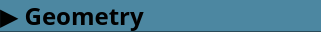
    <widget class="QGroupBox" name="groupBox_geometry">
     <property name="geometry">
      <rect>
       <x>0</x>
       <y>133</y>
       <width>321</width>
       <height>32</height>
      </rect>
     </property>
     <property name="font">
      <font>
       <family>AppleGothic</family>
       <pointsize>18</pointsize>
      </font>
     </property>
     <property name="styleSheet">
      <string notr="true">background-color: #091114;
border-radius: 0px;
</string>
     </property>
     <property name="title">
      <string/>
     </property>
     <property name="flat">
      <bool>false</bool>
     </property>
     <property name="checkable">
      <bool>false</bool>
     </property>
     <widget class="QGroupBox" name="groupBox">
      <property name="geometry">
       <rect>
        <x>0</x>
        <y>31</y>
        <width>321</width>
        <height>111</height>
       </rect>
      </property>
      <property name="font">
       <font>
        <family>AppleGothic</family>
       </font>
      </property>
      <property name="styleSheet">
       <string notr="true">background: qlineargradient(x1:0, y1:0, x2:0, y2:1, stop:0 #2a4b59, stop:0.1 #2a4b59, stop:1 #2a4b59);
</string>
      </property>
      <property name="title">
       <string>Rotate</string>
      </property>
      <property name="alignment">
       <set>Qt::AlignCenter</set>
      </property>
      <widget class="QSlider" name="x_rorate_slider">
       <property name="geometry">
        <rect>
         <x>30</x>
         <y>20</y>
         <width>221</width>
         <height>25</height>
        </rect>
       </property>
       <property name="styleSheet">
        <string notr="true">background: transparent;
border: 0px;
color: green;</string>
       </property>
       <property name="minimum">
        <number>-360</number>
       </property>
       <property name="maximum">
        <number>360</number>
       </property>
       <property name="orientation">
        <enum>Qt::Horizontal</enum>
       </property>
      </widget>
      <widget class="QSlider" name="y_rorate_slider">
       <property name="geometry">
        <rect>
         <x>30</x>
         <y>45</y>
         <width>221</width>
         <height>25</height>
        </rect>
       </property>
       <property name="styleSheet">
        <string notr="true">background: transparent;
border: 0px;
color: green;</string>
       </property>
       <property name="minimum">
        <number>-360</number>
       </property>
       <property name="maximum">
        <number>360</number>
       </property>
       <property name="orientation">
        <enum>Qt::Horizontal</enum>
       </property>
      </widget>
      <widget class="QSlider" name="z_rorate_slider">
       <property name="geometry">
        <rect>
         <x>30</x>
         <y>70</y>
         <width>221</width>
         <height>25</height>
        </rect>
       </property>
       <property name="styleSheet">
        <string notr="true">background: transparent;
border: 0px;
color: green;</string>
       </property>
       <property name="minimum">
        <number>-360</number>
       </property>
       <property name="maximum">
        <number>360</number>
       </property>
       <property name="orientation">
        <enum>Qt::Horizontal</enum>
       </property>
      </widget>
      <widget class="QLabel" name="label_3">
       <property name="geometry">
        <rect>
         <x>10</x>
         <y>17</y>
         <width>21</width>
         <height>31</height>
        </rect>
       </property>
       <property name="font">
        <font>
         <family>AppleGothic</family>
        </font>
       </property>
       <property name="styleSheet">
        <string notr="true">border: 0px;</string>
       </property>
       <property name="text">
        <string>X</string>
       </property>
       <property name="alignment">
        <set>Qt::AlignCenter</set>
       </property>
      </widget>
      <widget class="QLabel" name="label_4">
       <property name="geometry">
        <rect>
         <x>10</x>
         <y>43</y>
         <width>21</width>
         <height>31</height>
        </rect>
       </property>
       <property name="font">
        <font>
         <family>AppleGothic</family>
        </font>
       </property>
       <property name="styleSheet">
        <string notr="true">border: 0px;</string>
       </property>
       <property name="text">
        <string>Y</string>
       </property>
       <property name="alignment">
        <set>Qt::AlignCenter</set>
       </property>
      </widget>
      <widget class="QLabel" name="label_5">
       <property name="geometry">
        <rect>
         <x>10</x>
         <y>67</y>
         <width>21</width>
         <height>31</height>
        </rect>
       </property>
       <property name="font">
        <font>
         <family>AppleGothic</family>
        </font>
       </property>
       <property name="styleSheet">
        <string notr="true">border: 0px;</string>
       </property>
       <property name="text">
        <string>Z</string>
       </property>
       <property name="alignment">
        <set>Qt::AlignCenter</set>
       </property>
      </widget>
      <widget class="QDoubleSpinBox" name="x_rorate_spin">
       <property name="geometry">
        <rect>
         <x>259</x>
         <y>20</y>
         <width>61</width>
         <height>22</height>
        </rect>
       </property>
       <property name="styleSheet">
        <string notr="true">QDoubleSpinBox {
border: 1px solid black;
    border-radius: 5px;
    background: #757476;
    color: black;
}

QDoubleSpinBox::up-button, QDoubleSpinBox::down-button {
    background: qlineargradient(x1: 0, y1: 0, x2: 0, y2: 1, stop: 0 #757476, stop: 1 #5E5E5F);
    border: 1px solid black;
    border-radius: 5px;
    width: 12px;
}

QDoubleSpinBox::up-button {
    subcontrol-origin: border;
    subcontrol-position: top right;
}

QDoubleSpinBox::down-button {
    subcontrol-origin: border;
    subcontrol-position: bottom right;
}
QDoubleSpinBox::up-button:pressed, QDoubleSpinBox::down-button:pressed {
    background: #5E5E5F;
    border: 1px solid black;
}</string>
       </property>
       <property name="minimum">
        <double>-360.000000000000000</double>
       </property>
       <property name="maximum">
        <double>360.000000000000000</double>
       </property>
      </widget>
      <widget class="QDoubleSpinBox" name="y_rorate_spin">
       <property name="geometry">
        <rect>
         <x>259</x>
         <y>45</y>
         <width>61</width>
         <height>22</height>
        </rect>
       </property>
       <property name="styleSheet">
        <string notr="true">QDoubleSpinBox {
border: 1px solid black;
    border-radius: 5px;
    background: #757476;
    color: black;
}

QDoubleSpinBox::up-button, QDoubleSpinBox::down-button {
    background: qlineargradient(x1: 0, y1: 0, x2: 0, y2: 1, stop: 0 #757476, stop: 1 #5E5E5F);
    border: 1px solid black;
    border-radius: 5px;
    width: 12px;
}

QDoubleSpinBox::up-button {
    subcontrol-origin: border;
    subcontrol-position: top right;
}

QDoubleSpinBox::down-button {
    subcontrol-origin: border;
    subcontrol-position: bottom right;
}
QDoubleSpinBox::up-button:pressed, QDoubleSpinBox::down-button:pressed {
    background: #5E5E5F;
    border: 1px solid black;
}</string>
       </property>
       <property name="minimum">
        <double>-360.000000000000000</double>
       </property>
       <property name="maximum">
        <double>360.000000000000000</double>
       </property>
      </widget>
      <widget class="QDoubleSpinBox" name="z_rorate_spin">
       <property name="geometry">
        <rect>
         <x>259</x>
         <y>70</y>
         <width>61</width>
         <height>22</height>
        </rect>
       </property>
       <property name="styleSheet">
        <string notr="true">QDoubleSpinBox {
border: 1px solid black;
    border-radius: 5px;
    background: #757476;
    color: black;
}

QDoubleSpinBox::up-button, QDoubleSpinBox::down-button {
    background: qlineargradient(x1: 0, y1: 0, x2: 0, y2: 1, stop: 0 #757476, stop: 1 #5E5E5F);
    border: 1px solid black;
    border-radius: 5px;
    width: 12px;
}

QDoubleSpinBox::up-button {
    subcontrol-origin: border;
    subcontrol-position: top right;
}

QDoubleSpinBox::down-button {
    subcontrol-origin: border;
    subcontrol-position: bottom right;
}
QDoubleSpinBox::up-button:pressed, QDoubleSpinBox::down-button:pressed {
    background: #5E5E5F;
    border: 1px solid black;
}</string>
       </property>
       <property name="minimum">
        <double>-360.000000000000000</double>
       </property>
       <property name="maximum">
        <double>360.000000000000000</double>
       </property>
      </widget>
     </widget>
     <widget class="QGroupBox" name="groupBox_2">
      <property name="geometry">
       <rect>
        <x>0</x>
        <y>141</y>
        <width>321</width>
        <height>111</height>
       </rect>
      </property>
      <property name="font">
       <font>
        <family>AppleGothic</family>
       </font>
      </property>
      <property name="styleSheet">
       <string notr="true">background: qlineargradient(x1:0, y1:0, x2:0, y2:1, stop:0 #2a4b59, stop:0.1 #2a4b59, stop:1 #2a4b59);
</string>
      </property>
      <property name="title">
       <string>Position</string>
      </property>
      <property name="alignment">
       <set>Qt::AlignCenter</set>
      </property>
      <widget class="QSlider" name="x_pos_slider">
       <property name="geometry">
        <rect>
         <x>30</x>
         <y>20</y>
         <width>221</width>
         <height>25</height>
        </rect>
       </property>
       <property name="styleSheet">
        <string notr="true">background: transparent;
border: 0px;
color: green;</string>
       </property>
       <property name="minimum">
        <number>-100</number>
       </property>
       <property name="maximum">
        <number>100</number>
       </property>
       <property name="singleStep">
        <number>1</number>
       </property>
       <property name="orientation">
        <enum>Qt::Horizontal</enum>
       </property>
      </widget>
      <widget class="QSlider" name="y_pos_slider">
       <property name="geometry">
        <rect>
         <x>30</x>
         <y>45</y>
         <width>221</width>
         <height>25</height>
        </rect>
       </property>
       <property name="styleSheet">
        <string notr="true">background: transparent;
border: 0px;
color: green;</string>
       </property>
       <property name="minimum">
        <number>-100</number>
       </property>
       <property name="maximum">
        <number>100</number>
       </property>
       <property name="singleStep">
        <number>1</number>
       </property>
       <property name="orientation">
        <enum>Qt::Horizontal</enum>
       </property>
      </widget>
      <widget class="QSlider" name="z_pos_slider">
       <property name="geometry">
        <rect>
         <x>30</x>
         <y>70</y>
         <width>221</width>
         <height>25</height>
        </rect>
       </property>
       <property name="styleSheet">
        <string notr="true">background: transparent;
border: 0px;
color: green;</string>
       </property>
       <property name="minimum">
        <number>-100</number>
       </property>
       <property name="maximum">
        <number>100</number>
       </property>
       <property name="singleStep">
        <number>1</number>
       </property>
       <property name="orientation">
        <enum>Qt::Horizontal</enum>
       </property>
      </widget>
      <widget class="QLabel" name="label_6">
       <property name="geometry">
        <rect>
         <x>10</x>
         <y>18</y>
         <width>21</width>
         <height>31</height>
        </rect>
       </property>
       <property name="font">
        <font>
         <family>AppleGothic</family>
        </font>
       </property>
       <property name="styleSheet">
        <string notr="true">border: 0px;</string>
       </property>
       <property name="text">
        <string>X</string>
       </property>
       <property name="alignment">
        <set>Qt::AlignCenter</set>
       </property>
      </widget>
      <widget class="QLabel" name="label_7">
       <property name="geometry">
        <rect>
         <x>10</x>
         <y>44</y>
         <width>21</width>
         <height>31</height>
        </rect>
       </property>
       <property name="font">
        <font>
         <family>AppleGothic</family>
        </font>
       </property>
       <property name="styleSheet">
        <string notr="true">border: 0px;</string>
       </property>
       <property name="text">
        <string>Y</string>
       </property>
       <property name="alignment">
        <set>Qt::AlignCenter</set>
       </property>
      </widget>
      <widget class="QLabel" name="label_8">
       <property name="geometry">
        <rect>
         <x>10</x>
         <y>69</y>
         <width>21</width>
         <height>31</height>
        </rect>
       </property>
       <property name="font">
        <font>
         <family>AppleGothic</family>
        </font>
       </property>
       <property name="styleSheet">
        <string notr="true">border: 0px;</string>
       </property>
       <property name="text">
        <string>Z</string>
       </property>
       <property name="alignment">
        <set>Qt::AlignCenter</set>
       </property>
      </widget>
      <widget class="QDoubleSpinBox" name="z_pos_spin">
       <property name="geometry">
        <rect>
         <x>259</x>
         <y>70</y>
         <width>61</width>
         <height>22</height>
        </rect>
       </property>
       <property name="styleSheet">
        <string notr="true">QDoubleSpinBox {
border: 1px solid black;
    border-radius: 5px;
    background: #757476;
    color: black;
}

QDoubleSpinBox::up-button, QDoubleSpinBox::down-button {
    background: qlineargradient(x1: 0, y1: 0, x2: 0, y2: 1, stop: 0 #757476, stop: 1 #5E5E5F);
    border: 1px solid black;
    border-radius: 5px;
    width: 12px;
}

QDoubleSpinBox::up-button {
    subcontrol-origin: border;
    subcontrol-position: top right;
}

QDoubleSpinBox::down-button {
    subcontrol-origin: border;
    subcontrol-position: bottom right;
}
QDoubleSpinBox::up-button:pressed, QDoubleSpinBox::down-button:pressed {
    background: #5E5E5F;
    border: 1px solid black;
}</string>
       </property>
       <property name="minimum">
        <double>-100.000000000000000</double>
       </property>
       <property name="maximum">
        <double>100.000000000000000</double>
       </property>
       <property name="singleStep">
        <double>1.000000000000000</double>
       </property>
      </widget>
      <widget class="QDoubleSpinBox" name="x_pos_spin">
       <property name="geometry">
        <rect>
         <x>259</x>
         <y>20</y>
         <width>61</width>
         <height>22</height>
        </rect>
       </property>
       <property name="styleSheet">
        <string notr="true">QDoubleSpinBox {
border: 1px solid black;
    border-radius: 5px;
    background: #757476;
    color: black;
}

QDoubleSpinBox::up-button, QDoubleSpinBox::down-button {
    background: qlineargradient(x1: 0, y1: 0, x2: 0, y2: 1, stop: 0 #757476, stop: 1 #5E5E5F);
    border: 1px solid black;
    border-radius: 5px;
    width: 12px;
}

QDoubleSpinBox::up-button {
    subcontrol-origin: border;
    subcontrol-position: top right;
}

QDoubleSpinBox::down-button {
    subcontrol-origin: border;
    subcontrol-position: bottom right;
}
QDoubleSpinBox::up-button:pressed, QDoubleSpinBox::down-button:pressed {
    background: #5E5E5F;
    border: 1px solid black;
}</string>
       </property>
       <property name="minimum">
        <double>-100.000000000000000</double>
       </property>
       <property name="maximum">
        <double>100.000000000000000</double>
       </property>
       <property name="singleStep">
        <double>1.000000000000000</double>
       </property>
      </widget>
      <widget class="QDoubleSpinBox" name="y_pos_spin">
       <property name="geometry">
        <rect>
         <x>259</x>
         <y>45</y>
         <width>61</width>
         <height>22</height>
        </rect>
       </property>
       <property name="styleSheet">
        <string notr="true">QDoubleSpinBox {
border: 1px solid black;
    border-radius: 5px;
    background: #757476;
    color: black;
}

QDoubleSpinBox::up-button, QDoubleSpinBox::down-button {
    background: qlineargradient(x1: 0, y1: 0, x2: 0, y2: 1, stop: 0 #757476, stop: 1 #5E5E5F);
    border: 1px solid black;
    border-radius: 5px;
    width: 12px;
}

QDoubleSpinBox::up-button {
    subcontrol-origin: border;
    subcontrol-position: top right;
}

QDoubleSpinBox::down-button {
    subcontrol-origin: border;
    subcontrol-position: bottom right;
}
QDoubleSpinBox::up-button:pressed, QDoubleSpinBox::down-button:pressed {
    background: #5E5E5F;
    border: 1px solid black;
}</string>
       </property>
       <property name="minimum">
        <double>-100.000000000000000</double>
       </property>
       <property name="maximum">
        <double>100.000000000000000</double>
       </property>
       <property name="singleStep">
        <double>1.000000000000000</double>
       </property>
      </widget>
     </widget>
     <widget class="QGroupBox" name="groupBox_4">
      <property name="geometry">
       <rect>
        <x>0</x>
        <y>251</y>
        <width>321</width>
        <height>51</height>
       </rect>
      </property>
      <property name="font">
       <font>
        <family>AppleGothic</family>
       </font>
      </property>
      <property name="styleSheet">
       <string notr="true">background: qlineargradient(x1:0, y1:0, x2:0, y2:1, stop:0 #2a4b59, stop:0.1 #2a4b59, stop:1 #2a4b59);
</string>
      </property>
      <property name="title">
       <string>Scale</string>
      </property>
      <property name="alignment">
       <set>Qt::AlignCenter</set>
      </property>
      <widget class="QSlider" name="scale_slider">
       <property name="geometry">
        <rect>
         <x>30</x>
         <y>20</y>
         <width>221</width>
         <height>25</height>
        </rect>
       </property>
       <property name="styleSheet">
        <string notr="true">background: transparent;
border: 0px;
color: green;</string>
       </property>
       <property name="minimum">
        <number>10</number>
       </property>
       <property name="maximum">
        <number>1000</number>
       </property>
       <property name="singleStep">
        <number>10</number>
       </property>
       <property name="value">
        <number>100</number>
       </property>
       <property name="orientation">
        <enum>Qt::Horizontal</enum>
       </property>
      </widget>
      <widget class="QDoubleSpinBox" name="scale_spin">
       <property name="geometry">
        <rect>
         <x>259</x>
         <y>20</y>
         <width>61</width>
         <height>22</height>
        </rect>
       </property>
       <property name="styleSheet">
        <string notr="true">QDoubleSpinBox {
border: 1px solid black;
    border-radius: 5px;
    background: #757476;
    color: black;
}

QDoubleSpinBox::up-button, QDoubleSpinBox::down-button {
    background: qlineargradient(x1: 0, y1: 0, x2: 0, y2: 1, stop: 0 #757476, stop: 1 #5E5E5F);
    border: 1px solid black;
    border-radius: 5px;
    width: 12px;
}

QDoubleSpinBox::up-button {
    subcontrol-origin: border;
    subcontrol-position: top right;
}

QDoubleSpinBox::down-button {
    subcontrol-origin: border;
    subcontrol-position: bottom right;
}
QDoubleSpinBox::up-button:pressed, QDoubleSpinBox::down-button:pressed {
    background: #5E5E5F;
    border: 1px solid black;
}</string>
       </property>
       <property name="minimum">
        <double>10.000000000000000</double>
       </property>
       <property name="maximum">
        <double>1000.000000000000000</double>
       </property>
       <property name="singleStep">
        <double>10.000000000000000</double>
       </property>
       <property name="value">
        <double>100.000000000000000</double>
       </property>
      </widget>
     </widget>
     <widget class="QPushButton" name="pushButton_geometry">
      <property name="geometry">
       <rect>
        <x>0</x>
        <y>0</y>
        <width>321</width>
        <height>31</height>
       </rect>
      </property>
      <property name="font">
       <font>
        <family>AppleGothic</family>
        <pointsize>18</pointsize>
        <bold>true</bold>
       </font>
      </property>
      <property name="layoutDirection">
       <enum>Qt::LeftToRight</enum>
      </property>
      <property name="styleSheet">
       <string notr="true">QPushButton {
background-color: #4c87a1;
text-align: left;
}
QPushButton::hover {
background-color:  #2a4b59;
}</string>
      </property>
      <property name="text">
       <string>▶ Geometry</string>
      </property>
      <property name="default">
       <bool>false</bool>
      </property>
     </widget>
    </widget>
